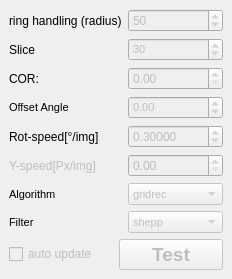
         <widget class="QDockWidget" name="Define_Parameter">
          <property name="floating">
           <bool>false</bool>
          </property>
          <property name="windowTitle">
           <string>Define Parameter</string>
          </property>
          <widget class="QWidget" name="dockWidgetContents_12">
           <layout class="QGridLayout" name="gridLayout_22">
            <item row="0" column="0">
             <layout class="QGridLayout" name="gridLayout_23">
              <item row="11" column="1">
               <widget class="QDoubleSpinBox" name="COR">
                <property name="enabled">
                 <bool>false</bool>
                </property>
                <property name="sizePolicy">
                 <sizepolicy hsizetype="Minimum" vsizetype="Preferred">
                  <horstretch>0</horstretch>
                  <verstretch>0</verstretch>
                 </sizepolicy>
                </property>
                <property name="font">
                 <font>
                  <weight>50</weight>
                  <bold>false</bold>
                 </font>
                </property>
                <property name="maximum">
                 <double>5000.000000000000000</double>
                </property>
                <property name="singleStep">
                 <double>1.000000000000000</double>
                </property>
                <property name="value">
                 <double>0.000000000000000</double>
                </property>
               </widget>
              </item>
              <item row="13" column="0">
               <widget class="QLabel" name="label_43">
                <property name="sizePolicy">
                 <sizepolicy hsizetype="Fixed" vsizetype="Preferred">
                  <horstretch>0</horstretch>
                  <verstretch>0</verstretch>
                 </sizepolicy>
                </property>
                <property name="text">
                 <string>Rot-speed[°/img]</string>
                </property>
               </widget>
              </item>
              <item row="10" column="1">
               <widget class="QSpinBox" name="slice_number">
                <property name="enabled">
                 <bool>false</bool>
                </property>
                <property name="sizePolicy">
                 <sizepolicy hsizetype="Minimum" vsizetype="Preferred">
                  <horstretch>0</horstretch>
                  <verstretch>0</verstretch>
                 </sizepolicy>
                </property>
                <property name="font">
                 <font>
                  <pointsize>8</pointsize>
                  <weight>50</weight>
                  <bold>false</bold>
                 </font>
                </property>
                <property name="value">
                 <number>30</number>
                </property>
               </widget>
              </item>
              <item row="12" column="1">
               <widget class="QDoubleSpinBox" name="Offset_Angle">
                <property name="enabled">
                 <bool>false</bool>
                </property>
                <property name="sizePolicy">
                 <sizepolicy hsizetype="Minimum" vsizetype="Preferred">
                  <horstretch>0</horstretch>
                  <verstretch>0</verstretch>
                 </sizepolicy>
                </property>
                <property name="font">
                 <font>
                  <pointsize>8</pointsize>
                  <weight>50</weight>
                  <bold>false</bold>
                 </font>
                </property>
                <property name="alignment">
                 <set>Qt::AlignLeading|Qt::AlignLeft|Qt::AlignVCenter</set>
                </property>
                <property name="minimum">
                 <double>-360.000000000000000</double>
                </property>
                <property name="maximum">
                 <double>360.000000000000000</double>
                </property>
               </widget>
              </item>
              <item row="10" column="0">
               <widget class="QLabel" name="label_44">
                <property name="text">
                 <string>Slice</string>
                </property>
               </widget>
              </item>
              <item row="14" column="0">
               <widget class="QLabel" name="label_45">
                <property name="enabled">
                 <bool>false</bool>
                </property>
                <property name="sizePolicy">
                 <sizepolicy hsizetype="Fixed" vsizetype="Preferred">
                  <horstretch>0</horstretch>
                  <verstretch>0</verstretch>
                 </sizepolicy>
                </property>
                <property name="text">
                 <string>Y-speed[Px/img]</string>
                </property>
               </widget>
              </item>
              <item row="15" column="0">
               <widget class="QLabel" name="label_46">
                <property name="sizePolicy">
                 <sizepolicy hsizetype="Fixed" vsizetype="Preferred">
                  <horstretch>0</horstretch>
                  <verstretch>0</verstretch>
                 </sizepolicy>
                </property>
                <property name="font">
                 <font>
                  <pointsize>8</pointsize>
                  <weight>50</weight>
                  <bold>false</bold>
                 </font>
                </property>
                <property name="text">
                 <string>Algorithm</string>
                </property>
               </widget>
              </item>
              <item row="13" column="1">
               <widget class="QDoubleSpinBox" name="speed_W">
                <property name="enabled">
                 <bool>false</bool>
                </property>
                <property name="sizePolicy">
                 <sizepolicy hsizetype="Minimum" vsizetype="Preferred">
                  <horstretch>0</horstretch>
                  <verstretch>0</verstretch>
                 </sizepolicy>
                </property>
                <property name="decimals">
                 <number>5</number>
                </property>
                <property name="singleStep">
                 <double>0.000100000000000</double>
                </property>
                <property name="value">
                 <double>0.300000000000000</double>
                </property>
               </widget>
              </item>
              <item row="11" column="0">
               <widget class="QLabel" name="label_47">
                <property name="sizePolicy">
                 <sizepolicy hsizetype="Fixed" vsizetype="Preferred">
                  <horstretch>0</horstretch>
                  <verstretch>0</verstretch>
                 </sizepolicy>
                </property>
                <property name="text">
                 <string>COR:</string>
                </property>
               </widget>
              </item>
              <item row="16" column="0">
               <widget class="QLabel" name="label_48">
                <property name="sizePolicy">
                 <sizepolicy hsizetype="Fixed" vsizetype="Preferred">
                  <horstretch>0</horstretch>
                  <verstretch>0</verstretch>
                 </sizepolicy>
                </property>
                <property name="font">
                 <font>
                  <pointsize>8</pointsize>
                  <weight>50</weight>
                  <bold>false</bold>
                 </font>
                </property>
                <property name="text">
                 <string>Filter</string>
                </property>
               </widget>
              </item>
              <item row="15" column="1">
               <widget class="QComboBox" name="algorithm_list">
                <property name="enabled">
                 <bool>false</bool>
                </property>
                <property name="sizePolicy">
                 <sizepolicy hsizetype="Minimum" vsizetype="Preferred">
                  <horstretch>0</horstretch>
                  <verstretch>0</verstretch>
                 </sizepolicy>
                </property>
                <property name="font">
                 <font>
                  <pointsize>8</pointsize>
                  <weight>50</weight>
                  <bold>false</bold>
                 </font>
                </property>
                <item>
                 <property name="text">
                  <string>gridrec</string>
                 </property>
                </item>
                <item>
                 <property name="text">
                  <string>FBP_CUDA</string>
                 </property>
                </item>
                <item>
                 <property name="text">
                  <string>art</string>
                 </property>
                </item>
                <item>
                 <property name="text">
                  <string>bart</string>
                 </property>
                </item>
                <item>
                 <property name="text">
                  <string>fbp</string>
                 </property>
                </item>
                <item>
                 <property name="text">
                  <string>sirt</string>
                 </property>
                </item>
                <item>
                 <property name="text">
                  <string>tv</string>
                 </property>
                </item>
                <item>
                 <property name="text">
                  <string>grad</string>
                 </property>
                </item>
                <item>
                 <property name="text">
                  <string>mlem</string>
                 </property>
                </item>
                <item>
                 <property name="text">
                  <string>tikh</string>
                 </property>
                </item>
                <item>
                 <property name="text">
                  <string>osem</string>
                 </property>
                </item>
                <item>
                 <property name="text">
                  <string>pml_hybrid</string>
                 </property>
                </item>
                <item>
                 <property name="text">
                  <string>pml_quad</string>
                 </property>
                </item>
                <item>
                 <property name="text">
                  <string>ospml_hybrid</string>
                 </property>
                </item>
                <item>
                 <property name="text">
                  <string>ospml_quad</string>
                 </property>
                </item>
               </widget>
              </item>
              <item row="9" column="0">
               <widget class="QLabel" name="label_49">
                <property name="sizePolicy">
                 <sizepolicy hsizetype="Fixed" vsizetype="Preferred">
                  <horstretch>0</horstretch>
                  <verstretch>0</verstretch>
                 </sizepolicy>
                </property>
                <property name="text">
                 <string>ring handling (radius)</string>
                </property>
               </widget>
              </item>
              <item row="16" column="1">
               <widget class="QComboBox" name="filter_list">
                <property name="enabled">
                 <bool>false</bool>
                </property>
                <property name="sizePolicy">
                 <sizepolicy hsizetype="Minimum" vsizetype="Preferred">
                  <horstretch>0</horstretch>
                  <verstretch>0</verstretch>
                 </sizepolicy>
                </property>
                <property name="font">
                 <font>
                  <pointsize>8</pointsize>
                  <weight>50</weight>
                  <bold>false</bold>
                 </font>
                </property>
                <item>
                 <property name="text">
                  <string>shepp</string>
                 </property>
                </item>
                <item>
                 <property name="text">
                  <string>ramlak</string>
                 </property>
                </item>
                <item>
                 <property name="text">
                  <string>hann</string>
                 </property>
                </item>
                <item>
                 <property name="text">
                  <string>hamming</string>
                 </property>
                </item>
                <item>
                 <property name="text">
                  <string>parzen</string>
                 </property>
                </item>
                <item>
                 <property name="text">
                  <string>butterworth</string>
                 </property>
                </item>
                <item>
                 <property name="text">
                  <string>cosine</string>
                 </property>
                </item>
                <item>
                 <property name="text">
                  <string>none</string>
                 </property>
                </item>
               </widget>
              </item>
              <item row="14" column="1">
               <widget class="QDoubleSpinBox" name="speed_Y">
                <property name="enabled">
                 <bool>false</bool>
                </property>
                <property name="sizePolicy">
                 <sizepolicy hsizetype="Minimum" vsizetype="Preferred">
                  <horstretch>0</horstretch>
                  <verstretch>0</verstretch>
                 </sizepolicy>
                </property>
               </widget>
              </item>
              <item row="12" column="0">
               <widget class="QLabel" name="label_50">
                <property name="sizePolicy">
                 <sizepolicy hsizetype="Fixed" vsizetype="Preferred">
                  <horstretch>0</horstretch>
                  <verstretch>0</verstretch>
                 </sizepolicy>
                </property>
                <property name="font">
                 <font>
                  <pointsize>8</pointsize>
                  <weight>50</weight>
                  <bold>false</bold>
                 </font>
                </property>
                <property name="text">
                 <string>Offset Angle</string>
                </property>
               </widget>
              </item>
              <item row="9" column="1">
               <widget class="QSpinBox" name="spinBox_ringradius">
                <property name="enabled">
                 <bool>false</bool>
                </property>
                <property name="sizePolicy">
                 <sizepolicy hsizetype="Minimum" vsizetype="Preferred">
                  <horstretch>0</horstretch>
                  <verstretch>0</verstretch>
                 </sizepolicy>
                </property>
                <property name="maximum">
                 <number>65535</number>
                </property>
                <property name="value">
                 <number>50</number>
                </property>
               </widget>
              </item>
             </layout>
            </item>
            <item row="1" column="0">
             <layout class="QHBoxLayout" name="horizontalLayout_3">
              <item>
               <widget class="QCheckBox" name="auto_update">
                <property name="enabled">
                 <bool>false</bool>
                </property>
                <property name="text">
                 <string>auto update</string>
                </property>
               </widget>
              </item>
              <item>
               <widget class="QPushButton" name="pushReconstruct">
                <property name="enabled">
                 <bool>false</bool>
                </property>
                <property name="sizePolicy">
                 <sizepolicy hsizetype="Minimum" vsizetype="Preferred">
                  <horstretch>0</horstretch>
                  <verstretch>0</verstretch>
                 </sizepolicy>
                </property>
                <property name="minimumSize">
                 <size>
                  <width>0</width>
                  <height>30</height>
                 </size>
                </property>
                <property name="font">
                 <font>
                  <pointsize>14</pointsize>
                  <weight>75</weight>
                  <bold>true</bold>
                 </font>
                </property>
                <property name="text">
                 <string>Test</string>
                </property>
               </widget>
              </item>
             </layout>
            </item>
           </layout>
          </widget>
         </widget>
